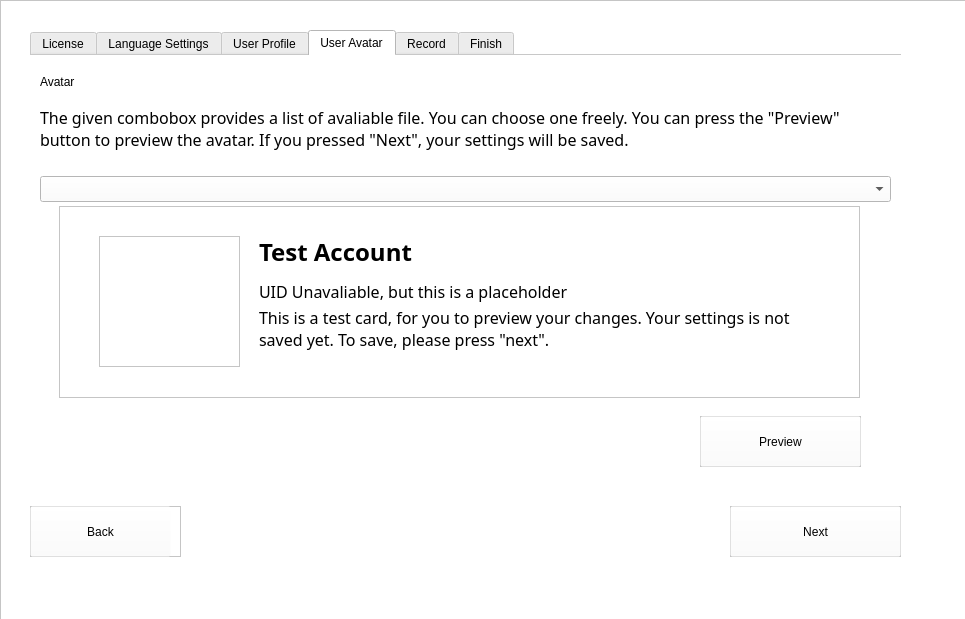
<?xml version="1.0" encoding="UTF-8"?>
<ui version="4.0">
 <class>MainWindow</class>
 <widget class="QMainWindow" name="MainWindow">
  <property name="geometry">
   <rect>
    <x>0</x>
    <y>0</y>
    <width>965</width>
    <height>619</height>
   </rect>
  </property>
  <property name="windowTitle">
   <string>Setup Wizard</string>
  </property>
  <property name="styleSheet">
   <string notr="true">background-color: rgb(255, 255, 255);</string>
  </property>
  <widget class="QWidget" name="centralwidget">
   <widget class="QGraphicsView" name="background">
    <property name="geometry">
     <rect>
      <x>0</x>
      <y>0</y>
      <width>971</width>
      <height>641</height>
     </rect>
    </property>
    <property name="styleSheet">
     <string notr="true">border-image: url(:/pictures/resources/bg.png);</string>
    </property>
   </widget>
   <widget class="QTabWidget" name="frame">
    <property name="geometry">
     <rect>
      <x>30</x>
      <y>30</y>
      <width>871</width>
      <height>541</height>
     </rect>
    </property>
    <property name="styleSheet">
     <string notr="true">border-color: rgba(255, 255, 255, 0);
alternate-background-color: rgb(255, 255, 255);
gridline-color: rgb(255, 255, 255);</string>
    </property>
    <property name="currentIndex">
     <number>3</number>
    </property>
    <property name="documentMode">
     <bool>true</bool>
    </property>
    <property name="tabBarAutoHide">
     <bool>true</bool>
    </property>
    <widget class="QWidget" name="tab">
     <attribute name="title">
      <string>License</string>
     </attribute>
     <widget class="QLabel" name="title_1">
      <property name="geometry">
       <rect>
        <x>10</x>
        <y>10</y>
        <width>851</width>
        <height>31</height>
       </rect>
      </property>
      <property name="styleSheet">
       <string notr="true">color: rgb(0, 0, 0);
font: 700 20pt &quot;思源黑体&quot;;</string>
      </property>
      <property name="text">
       <string>License</string>
      </property>
     </widget>
     <widget class="QLabel" name="instruction_1">
      <property name="geometry">
       <rect>
        <x>10</x>
        <y>50</y>
        <width>861</width>
        <height>121</height>
       </rect>
      </property>
      <property name="toolTipDuration">
       <number>2</number>
      </property>
      <property name="styleSheet">
       <string notr="true">color: rgb(0, 0, 0);
font: 12pt &quot;思源黑体&quot;;</string>
      </property>
      <property name="text">
       <string>Once you clicked next you agree with this license. Please note that all the chracter and weapon pictures is not part of this project. They belongs to BWIKI of Genshin Impact, which is not allowed for commercial use. If you reject any part of the licence or word in this sentence, juet close the window.</string>
      </property>
      <property name="alignment">
       <set>Qt::AlignLeading|Qt::AlignLeft|Qt::AlignTop</set>
      </property>
      <property name="wordWrap">
       <bool>true</bool>
      </property>
     </widget>
     <widget class="QTextBrowser" name="license_browser">
      <property name="geometry">
       <rect>
        <x>10</x>
        <y>170</y>
        <width>861</width>
        <height>281</height>
       </rect>
      </property>
      <property name="styleSheet">
       <string notr="true">color: rgb(33, 150, 243);</string>
      </property>
      <property name="source">
       <url>
        <string>qrc:/docs/resources/license</string>
       </url>
      </property>
     </widget>
     <widget class="QGraphicsView" name="next_from_page_one">
      <property name="geometry">
       <rect>
        <x>700</x>
        <y>450</y>
        <width>171</width>
        <height>51</height>
       </rect>
      </property>
      <property name="styleSheet">
       <string notr="true">border-image: url(:/pictures/resources/pushbutton_language.png);</string>
      </property>
     </widget>
     <widget class="QPushButton" name="next_page_from_page_one_button">
      <property name="geometry">
       <rect>
        <x>700</x>
        <y>450</y>
        <width>171</width>
        <height>51</height>
       </rect>
      </property>
      <property name="styleSheet">
       <string notr="true">font: 12pt &quot;思源黑体&quot;;
background-color: rgba(255, 255, 255, 0);
border-color: rgba(255, 255, 255, 0);
color: rgb(0, 0, 0);</string>
      </property>
      <property name="text">
       <string>Next</string>
      </property>
     </widget>
     <zorder>title_1</zorder>
     <zorder>instruction_1</zorder>
     <zorder>next_from_page_one</zorder>
     <zorder>license_browser</zorder>
     <zorder>next_page_from_page_one_button</zorder>
    </widget>
    <widget class="QWidget" name="tab_2">
     <attribute name="title">
      <string>Language Settings</string>
     </attribute>
     <widget class="QLabel" name="title_2">
      <property name="geometry">
       <rect>
        <x>10</x>
        <y>10</y>
        <width>851</width>
        <height>51</height>
       </rect>
      </property>
      <property name="styleSheet">
       <string notr="true">color: rgb(0, 0, 0);
font: 700 20pt &quot;思源黑体&quot;;</string>
      </property>
      <property name="text">
       <string>Language Settings</string>
      </property>
     </widget>
     <widget class="QLabel" name="instruction_2">
      <property name="geometry">
       <rect>
        <x>10</x>
        <y>60</y>
        <width>861</width>
        <height>121</height>
       </rect>
      </property>
      <property name="toolTipDuration">
       <number>2</number>
      </property>
      <property name="styleSheet">
       <string notr="true">color: rgb(0, 0, 0);
font: 12pt &quot;思源黑体&quot;;</string>
      </property>
      <property name="text">
       <string>The language setting should be the same as your system. However, we only support English and Chinese. If your system preferred language is neither English nor Chinese, a fallback expected.</string>
      </property>
      <property name="alignment">
       <set>Qt::AlignLeading|Qt::AlignLeft|Qt::AlignTop</set>
      </property>
      <property name="wordWrap">
       <bool>true</bool>
      </property>
     </widget>
     <widget class="QGraphicsView" name="next_from_page_two">
      <property name="geometry">
       <rect>
        <x>700</x>
        <y>450</y>
        <width>171</width>
        <height>51</height>
       </rect>
      </property>
      <property name="styleSheet">
       <string notr="true">border-image: url(:/pictures/resources/pushbutton_language.png);</string>
      </property>
     </widget>
     <widget class="QPushButton" name="next_page_from_page_two_button">
      <property name="geometry">
       <rect>
        <x>700</x>
        <y>450</y>
        <width>171</width>
        <height>51</height>
       </rect>
      </property>
      <property name="styleSheet">
       <string notr="true">font: 12pt &quot;思源黑体&quot;;
background-color: rgba(255, 255, 255, 0);
border-color: rgba(255, 255, 255, 0);
color: rgb(0, 0, 0);</string>
      </property>
      <property name="text">
       <string>Next</string>
      </property>
     </widget>
     <widget class="QGraphicsView" name="back_to_page_one_bg">
      <property name="geometry">
       <rect>
        <x>0</x>
        <y>450</y>
        <width>151</width>
        <height>51</height>
       </rect>
      </property>
      <property name="styleSheet">
       <string notr="true">border-image: url(:/pictures/resources/pushbutton_back.png);</string>
      </property>
     </widget>
     <widget class="QPushButton" name="previous_page_from_page_two_button">
      <property name="geometry">
       <rect>
        <x>0</x>
        <y>450</y>
        <width>141</width>
        <height>51</height>
       </rect>
      </property>
      <property name="styleSheet">
       <string notr="true">font: 12pt &quot;思源黑体&quot;;
background-color: rgba(255, 255, 255, 0);
border-color: rgba(255, 255, 255, 0);
color: rgb(0, 0, 0);</string>
      </property>
      <property name="text">
       <string>Back</string>
      </property>
     </widget>
     <zorder>next_from_page_two</zorder>
     <zorder>title_2</zorder>
     <zorder>instruction_2</zorder>
     <zorder>next_page_from_page_two_button</zorder>
     <zorder>back_to_page_one_bg</zorder>
     <zorder>previous_page_from_page_two_button</zorder>
    </widget>
    <widget class="QWidget" name="tab_3">
     <attribute name="title">
      <string>User Profile</string>
     </attribute>
     <widget class="QLabel" name="title_3">
      <property name="geometry">
       <rect>
        <x>10</x>
        <y>0</y>
        <width>851</width>
        <height>51</height>
       </rect>
      </property>
      <property name="styleSheet">
       <string notr="true">color: rgb(0, 0, 0);
font: 700 20pt &quot;思源黑体&quot;;</string>
      </property>
      <property name="text">
       <string>User Profile</string>
      </property>
     </widget>
     <widget class="QLabel" name="instruction_3">
      <property name="geometry">
       <rect>
        <x>10</x>
        <y>50</y>
        <width>861</width>
        <height>121</height>
       </rect>
      </property>
      <property name="toolTipDuration">
       <number>2</number>
      </property>
      <property name="styleSheet">
       <string notr="true">color: rgb(0, 0, 0);
font: 12pt &quot;思源黑体&quot;;</string>
      </property>
      <property name="text">
       <string>Please enter your basic user profile here. Please note that we do not use your information to get any data. The information you enter are only for displaying.</string>
      </property>
      <property name="alignment">
       <set>Qt::AlignLeading|Qt::AlignLeft|Qt::AlignTop</set>
      </property>
      <property name="wordWrap">
       <bool>true</bool>
      </property>
     </widget>
     <widget class="QLineEdit" name="input_username">
      <property name="geometry">
       <rect>
        <x>130</x>
        <y>110</y>
        <width>601</width>
        <height>27</height>
       </rect>
      </property>
      <property name="styleSheet">
       <string notr="true">border-color: rgb(149, 202, 243);
</string>
      </property>
     </widget>
     <widget class="QLabel" name="instruction_4">
      <property name="geometry">
       <rect>
        <x>10</x>
        <y>110</y>
        <width>121</width>
        <height>31</height>
       </rect>
      </property>
      <property name="toolTipDuration">
       <number>2</number>
      </property>
      <property name="styleSheet">
       <string notr="true">color: rgb(0, 0, 0);
font: 12pt &quot;思源黑体&quot;;</string>
      </property>
      <property name="text">
       <string>Username:</string>
      </property>
      <property name="alignment">
       <set>Qt::AlignLeading|Qt::AlignLeft|Qt::AlignTop</set>
      </property>
      <property name="wordWrap">
       <bool>true</bool>
      </property>
     </widget>
     <widget class="QLabel" name="instruction_5">
      <property name="geometry">
       <rect>
        <x>10</x>
        <y>140</y>
        <width>121</width>
        <height>31</height>
       </rect>
      </property>
      <property name="toolTipDuration">
       <number>2</number>
      </property>
      <property name="styleSheet">
       <string notr="true">color: rgb(0, 0, 0);
font: 12pt &quot;思源黑体&quot;;</string>
      </property>
      <property name="text">
       <string>UID:</string>
      </property>
      <property name="alignment">
       <set>Qt::AlignLeading|Qt::AlignLeft|Qt::AlignTop</set>
      </property>
      <property name="wordWrap">
       <bool>true</bool>
      </property>
     </widget>
     <widget class="QLineEdit" name="input_uid">
      <property name="geometry">
       <rect>
        <x>130</x>
        <y>140</y>
        <width>601</width>
        <height>27</height>
       </rect>
      </property>
      <property name="styleSheet">
       <string notr="true">border-color: rgb(149, 202, 243);
</string>
      </property>
     </widget>
     <widget class="QLabel" name="instruction_6">
      <property name="geometry">
       <rect>
        <x>10</x>
        <y>170</y>
        <width>121</width>
        <height>31</height>
       </rect>
      </property>
      <property name="toolTipDuration">
       <number>2</number>
      </property>
      <property name="styleSheet">
       <string notr="true">color: rgb(0, 0, 0);
font: 12pt &quot;思源黑体&quot;;</string>
      </property>
      <property name="text">
       <string>Signature:</string>
      </property>
      <property name="alignment">
       <set>Qt::AlignLeading|Qt::AlignLeft|Qt::AlignTop</set>
      </property>
      <property name="wordWrap">
       <bool>true</bool>
      </property>
     </widget>
     <widget class="QLineEdit" name="input_signature">
      <property name="geometry">
       <rect>
        <x>130</x>
        <y>170</y>
        <width>601</width>
        <height>27</height>
       </rect>
      </property>
      <property name="styleSheet">
       <string notr="true">border-color: rgb(149, 202, 243);
</string>
      </property>
     </widget>
     <widget class="QPushButton" name="previous_page_from_page_three_button">
      <property name="geometry">
       <rect>
        <x>0</x>
        <y>450</y>
        <width>141</width>
        <height>51</height>
       </rect>
      </property>
      <property name="styleSheet">
       <string notr="true">font: 12pt &quot;思源黑体&quot;;
background-color: rgba(255, 255, 255, 0);
border-color: rgba(255, 255, 255, 0);
color: rgb(0, 0, 0);</string>
      </property>
      <property name="text">
       <string>Back</string>
      </property>
     </widget>
     <widget class="QGraphicsView" name="back_to_page_two_bg">
      <property name="geometry">
       <rect>
        <x>0</x>
        <y>450</y>
        <width>151</width>
        <height>51</height>
       </rect>
      </property>
      <property name="styleSheet">
       <string notr="true">border-image: url(:/pictures/resources/pushbutton_back.png);</string>
      </property>
     </widget>
     <widget class="QGraphicsView" name="next_from_page_three">
      <property name="geometry">
       <rect>
        <x>700</x>
        <y>450</y>
        <width>171</width>
        <height>51</height>
       </rect>
      </property>
      <property name="styleSheet">
       <string notr="true">border-image: url(:/pictures/resources/pushbutton_language.png);</string>
      </property>
     </widget>
     <widget class="QPushButton" name="next_page_from_page_three_button">
      <property name="geometry">
       <rect>
        <x>700</x>
        <y>450</y>
        <width>171</width>
        <height>51</height>
       </rect>
      </property>
      <property name="styleSheet">
       <string notr="true">font: 12pt &quot;思源黑体&quot;;
background-color: rgba(255, 255, 255, 0);
border-color: rgba(255, 255, 255, 0);
color: rgb(0, 0, 0);</string>
      </property>
      <property name="text">
       <string>Next</string>
      </property>
     </widget>
     <zorder>back_to_page_two_bg</zorder>
     <zorder>title_3</zorder>
     <zorder>instruction_3</zorder>
     <zorder>instruction_4</zorder>
     <zorder>instruction_5</zorder>
     <zorder>input_username</zorder>
     <zorder>input_uid</zorder>
     <zorder>instruction_6</zorder>
     <zorder>input_signature</zorder>
     <zorder>previous_page_from_page_three_button</zorder>
     <zorder>next_from_page_three</zorder>
     <zorder>next_page_from_page_three_button</zorder>
    </widget>
    <widget class="QWidget" name="tab_4">
     <attribute name="title">
      <string>User Avatar</string>
     </attribute>
     <widget class="QLabel" name="title_4">
      <property name="geometry">
       <rect>
        <x>10</x>
        <y>0</y>
        <width>851</width>
        <height>51</height>
       </rect>
      </property>
      <property name="styleSheet">
       <string notr="true">color: rgb(0, 0, 0);
font: 700 20pt &quot;思源黑体&quot;;</string>
      </property>
      <property name="text">
       <string>Avatar</string>
      </property>
     </widget>
     <widget class="QGraphicsView" name="back_to_page_three_bg">
      <property name="geometry">
       <rect>
        <x>0</x>
        <y>450</y>
        <width>151</width>
        <height>51</height>
       </rect>
      </property>
      <property name="styleSheet">
       <string notr="true">border-image: url(:/pictures/resources/pushbutton_back.png);</string>
      </property>
     </widget>
     <widget class="QPushButton" name="previous_page_from_page_four_button">
      <property name="geometry">
       <rect>
        <x>0</x>
        <y>450</y>
        <width>141</width>
        <height>51</height>
       </rect>
      </property>
      <property name="styleSheet">
       <string notr="true">font: 12pt &quot;思源黑体&quot;;
background-color: rgba(255, 255, 255, 0);
border-color: rgba(255, 255, 255, 0);
color: rgb(0, 0, 0);</string>
      </property>
      <property name="text">
       <string>Back</string>
      </property>
     </widget>
     <widget class="QGraphicsView" name="next_from_page_four">
      <property name="geometry">
       <rect>
        <x>700</x>
        <y>450</y>
        <width>171</width>
        <height>51</height>
       </rect>
      </property>
      <property name="styleSheet">
       <string notr="true">border-image: url(:/pictures/resources/pushbutton_language.png);</string>
      </property>
     </widget>
     <widget class="QPushButton" name="next_page_from_page_four_button">
      <property name="geometry">
       <rect>
        <x>700</x>
        <y>450</y>
        <width>171</width>
        <height>51</height>
       </rect>
      </property>
      <property name="styleSheet">
       <string notr="true">font: 12pt &quot;思源黑体&quot;;
background-color: rgba(255, 255, 255, 0);
border-color: rgba(255, 255, 255, 0);
color: rgb(0, 0, 0);</string>
      </property>
      <property name="text">
       <string>Next</string>
      </property>
     </widget>
     <widget class="QLabel" name="avatar_select">
      <property name="geometry">
       <rect>
        <x>110</x>
        <y>70</y>
        <width>751</width>
        <height>31</height>
       </rect>
      </property>
      <property name="toolTipDuration">
       <number>2</number>
      </property>
      <property name="styleSheet">
       <string notr="true">color: rgb(0, 0, 0);
font: 12pt &quot;思源黑体&quot;;</string>
      </property>
      <property name="text">
       <string/>
      </property>
      <property name="alignment">
       <set>Qt::AlignLeading|Qt::AlignLeft|Qt::AlignTop</set>
      </property>
      <property name="wordWrap">
       <bool>true</bool>
      </property>
     </widget>
     <widget class="QLabel" name="label_2">
      <property name="geometry">
       <rect>
        <x>10</x>
        <y>50</y>
        <width>851</width>
        <height>61</height>
       </rect>
      </property>
      <property name="font">
       <font>
        <family>思源黑体</family>
        <pointsize>12</pointsize>
       </font>
      </property>
      <property name="styleSheet">
       <string notr="true">color: rgb(0, 0, 0);</string>
      </property>
      <property name="text">
       <string>The given combobox provides a list of avaliable file. You can choose one freely. You can press the &quot;Preview&quot; button to preview the avatar. If you pressed &quot;Next&quot;, your settings will be saved.</string>
      </property>
      <property name="alignment">
       <set>Qt::AlignLeading|Qt::AlignLeft|Qt::AlignTop</set>
      </property>
      <property name="wordWrap">
       <bool>true</bool>
      </property>
     </widget>
     <widget class="QLabel" name="username">
      <property name="geometry">
       <rect>
        <x>229</x>
        <y>180</y>
        <width>551</width>
        <height>31</height>
       </rect>
      </property>
      <property name="font">
       <font>
        <family>思源黑体</family>
        <pointsize>18</pointsize>
        <bold>true</bold>
       </font>
      </property>
      <property name="styleSheet">
       <string notr="true">color: rgb(0, 0, 0);</string>
      </property>
      <property name="text">
       <string>Test Account</string>
      </property>
     </widget>
     <widget class="QGraphicsView" name="graphicsView_3">
      <property name="geometry">
       <rect>
        <x>29</x>
        <y>150</y>
        <width>801</width>
        <height>192</height>
       </rect>
      </property>
      <property name="styleSheet">
       <string notr="true">border-image: url(:/pictures/resources/avatar_preview_card.png);</string>
      </property>
     </widget>
     <widget class="QLabel" name="uid">
      <property name="geometry">
       <rect>
        <x>229</x>
        <y>220</y>
        <width>501</width>
        <height>31</height>
       </rect>
      </property>
      <property name="font">
       <font>
        <family>思源黑体</family>
        <pointsize>12</pointsize>
        <bold>false</bold>
       </font>
      </property>
      <property name="styleSheet">
       <string notr="true">color: rgb(0, 0, 0);</string>
      </property>
      <property name="text">
       <string>UID Unavaliable, but this is a placeholder</string>
      </property>
     </widget>
     <widget class="QLabel" name="sign">
      <property name="geometry">
       <rect>
        <x>229</x>
        <y>250</y>
        <width>561</width>
        <height>61</height>
       </rect>
      </property>
      <property name="font">
       <font>
        <family>思源黑体</family>
        <pointsize>12</pointsize>
       </font>
      </property>
      <property name="styleSheet">
       <string notr="true">color: rgb(0, 0, 0);</string>
      </property>
      <property name="text">
       <string>This is a test card, for you to preview your changes. Your settings is not saved yet. To save, please press &quot;next&quot;.</string>
      </property>
      <property name="alignment">
       <set>Qt::AlignLeading|Qt::AlignLeft|Qt::AlignTop</set>
      </property>
      <property name="wordWrap">
       <bool>true</bool>
      </property>
     </widget>
     <widget class="QGraphicsView" name="user_avatar_preview">
      <property name="geometry">
       <rect>
        <x>69</x>
        <y>180</y>
        <width>141</width>
        <height>131</height>
       </rect>
      </property>
      <property name="styleSheet">
       <string notr="true">border-image: url(:/characters/resources/rectangle/unknown_placeholder_256px.png);</string>
      </property>
     </widget>
     <widget class="QGraphicsView" name="preview_avatar_bg">
      <property name="geometry">
       <rect>
        <x>670</x>
        <y>360</y>
        <width>161</width>
        <height>51</height>
       </rect>
      </property>
      <property name="styleSheet">
       <string notr="true">border-image: url(:/pictures/resources/pushbutton_language.png);</string>
      </property>
     </widget>
     <widget class="QPushButton" name="preview_avatar">
      <property name="geometry">
       <rect>
        <x>670</x>
        <y>360</y>
        <width>161</width>
        <height>51</height>
       </rect>
      </property>
      <property name="styleSheet">
       <string notr="true">color: rgb(0, 0, 0);
font: 12pt &quot;思源黑体&quot;;
background-color: rgba(255, 255, 255, 0);</string>
      </property>
      <property name="text">
       <string>Preview</string>
      </property>
     </widget>
     <widget class="QComboBox" name="avatar_selecter">
      <property name="geometry">
       <rect>
        <x>10</x>
        <y>120</y>
        <width>851</width>
        <height>26</height>
       </rect>
      </property>
      <property name="styleSheet">
       <string notr="true">font: 12pt &quot;Consolas&quot;;</string>
      </property>
     </widget>
     <zorder>graphicsView_3</zorder>
     <zorder>uid</zorder>
     <zorder>sign</zorder>
     <zorder>title_4</zorder>
     <zorder>back_to_page_three_bg</zorder>
     <zorder>previous_page_from_page_four_button</zorder>
     <zorder>next_from_page_four</zorder>
     <zorder>next_page_from_page_four_button</zorder>
     <zorder>avatar_select</zorder>
     <zorder>label_2</zorder>
     <zorder>username</zorder>
     <zorder>user_avatar_preview</zorder>
     <zorder>preview_avatar_bg</zorder>
     <zorder>preview_avatar</zorder>
     <zorder>avatar_selecter</zorder>
    </widget>
    <widget class="QWidget" name="tab_5">
     <attribute name="title">
      <string>Record</string>
     </attribute>
     <widget class="QLabel" name="title_5">
      <property name="geometry">
       <rect>
        <x>10</x>
        <y>0</y>
        <width>851</width>
        <height>51</height>
       </rect>
      </property>
      <property name="styleSheet">
       <string notr="true">color: rgb(0, 0, 0);
font: 700 20pt &quot;思源黑体&quot;;</string>
      </property>
      <property name="text">
       <string>Record</string>
      </property>
     </widget>
     <widget class="QLabel" name="instruction_8">
      <property name="geometry">
       <rect>
        <x>10</x>
        <y>40</y>
        <width>861</width>
        <height>81</height>
       </rect>
      </property>
      <property name="toolTipDuration">
       <number>2</number>
      </property>
      <property name="styleSheet">
       <string notr="true">color: rgb(0, 0, 0);
font: 12pt &quot;思源黑体&quot;;</string>
      </property>
      <property name="text">
       <string>In this section you are going to enter your wish record. Please enter that in the new window. If there is no new window pop out, please find it in your task bar. If there is still nothing, simply open &quot;record-upd.exe&quot;</string>
      </property>
      <property name="alignment">
       <set>Qt::AlignLeading|Qt::AlignLeft|Qt::AlignTop</set>
      </property>
      <property name="wordWrap">
       <bool>true</bool>
      </property>
     </widget>
     <widget class="QPushButton" name="previous_page_from_page_five_button">
      <property name="geometry">
       <rect>
        <x>0</x>
        <y>450</y>
        <width>141</width>
        <height>51</height>
       </rect>
      </property>
      <property name="styleSheet">
       <string notr="true">font: 12pt &quot;思源黑体&quot;;
background-color: rgba(255, 255, 255, 0);
border-color: rgba(255, 255, 255, 0);
color: rgb(0, 0, 0);</string>
      </property>
      <property name="text">
       <string>Back</string>
      </property>
     </widget>
     <widget class="QGraphicsView" name="back_to_page_four_bg">
      <property name="geometry">
       <rect>
        <x>0</x>
        <y>450</y>
        <width>151</width>
        <height>51</height>
       </rect>
      </property>
      <property name="styleSheet">
       <string notr="true">border-image: url(:/pictures/resources/pushbutton_back.png);</string>
      </property>
     </widget>
     <widget class="QGraphicsView" name="next_from_page_five">
      <property name="geometry">
       <rect>
        <x>700</x>
        <y>450</y>
        <width>171</width>
        <height>51</height>
       </rect>
      </property>
      <property name="styleSheet">
       <string notr="true">border-image: url(:/pictures/resources/pushbutton_language.png);</string>
      </property>
     </widget>
     <widget class="QPushButton" name="next_page_from_page_five_button">
      <property name="geometry">
       <rect>
        <x>700</x>
        <y>450</y>
        <width>171</width>
        <height>51</height>
       </rect>
      </property>
      <property name="styleSheet">
       <string notr="true">font: 12pt &quot;思源黑体&quot;;
background-color: rgba(255, 255, 255, 0);
border-color: rgba(255, 255, 255, 0);
color: rgb(0, 0, 0);</string>
      </property>
      <property name="text">
       <string>Next</string>
      </property>
     </widget>
     <zorder>back_to_page_four_bg</zorder>
     <zorder>title_5</zorder>
     <zorder>instruction_8</zorder>
     <zorder>previous_page_from_page_five_button</zorder>
     <zorder>next_from_page_five</zorder>
     <zorder>next_page_from_page_five_button</zorder>
    </widget>
    <widget class="QWidget" name="tab_6">
     <attribute name="title">
      <string>Finish</string>
     </attribute>
     <widget class="QLabel" name="title_6">
      <property name="geometry">
       <rect>
        <x>10</x>
        <y>0</y>
        <width>851</width>
        <height>51</height>
       </rect>
      </property>
      <property name="styleSheet">
       <string notr="true">color: rgb(0, 0, 0);
font: 700 20pt &quot;思源黑体&quot;;</string>
      </property>
      <property name="text">
       <string>Finish</string>
      </property>
     </widget>
     <widget class="QLabel" name="instruction_9">
      <property name="geometry">
       <rect>
        <x>10</x>
        <y>40</y>
        <width>861</width>
        <height>81</height>
       </rect>
      </property>
      <property name="toolTipDuration">
       <number>2</number>
      </property>
      <property name="styleSheet">
       <string notr="true">color: rgb(0, 0, 0);
font: 12pt &quot;思源黑体&quot;;</string>
      </property>
      <property name="text">
       <string>That is end of the setup. Please click &quot;next&quot; to start to use, if you wish to change your settings, please click &quot;back&quot;.</string>
      </property>
      <property name="alignment">
       <set>Qt::AlignLeading|Qt::AlignLeft|Qt::AlignTop</set>
      </property>
      <property name="wordWrap">
       <bool>true</bool>
      </property>
     </widget>
     <widget class="QPushButton" name="previous_page_from_page_six_button">
      <property name="geometry">
       <rect>
        <x>0</x>
        <y>450</y>
        <width>141</width>
        <height>51</height>
       </rect>
      </property>
      <property name="styleSheet">
       <string notr="true">font: 12pt &quot;思源黑体&quot;;
background-color: rgba(255, 255, 255, 0);
border-color: rgba(255, 255, 255, 0);
color: rgb(0, 0, 0);</string>
      </property>
      <property name="text">
       <string>Back</string>
      </property>
     </widget>
     <widget class="QGraphicsView" name="back_to_page_five_bg">
      <property name="geometry">
       <rect>
        <x>0</x>
        <y>450</y>
        <width>151</width>
        <height>51</height>
       </rect>
      </property>
      <property name="styleSheet">
       <string notr="true">border-image: url(:/pictures/resources/pushbutton_back.png);</string>
      </property>
     </widget>
     <widget class="QGraphicsView" name="next_from_page_six">
      <property name="geometry">
       <rect>
        <x>700</x>
        <y>450</y>
        <width>171</width>
        <height>51</height>
       </rect>
      </property>
      <property name="styleSheet">
       <string notr="true">border-image: url(:/pictures/resources/pushbutton_language.png);</string>
      </property>
     </widget>
     <widget class="QPushButton" name="next_page_from_page_six_button">
      <property name="geometry">
       <rect>
        <x>700</x>
        <y>450</y>
        <width>171</width>
        <height>51</height>
       </rect>
      </property>
      <property name="styleSheet">
       <string notr="true">font: 12pt &quot;思源黑体&quot;;
background-color: rgba(255, 255, 255, 0);
border-color: rgba(255, 255, 255, 0);
color: rgb(0, 0, 0);</string>
      </property>
      <property name="text">
       <string>Next</string>
      </property>
     </widget>
     <zorder>back_to_page_five_bg</zorder>
     <zorder>title_6</zorder>
     <zorder>instruction_9</zorder>
     <zorder>previous_page_from_page_six_button</zorder>
     <zorder>next_from_page_six</zorder>
     <zorder>next_page_from_page_six_button</zorder>
    </widget>
   </widget>
  </widget>
 </widget>
 <resources/>
 <connections/>
</ui>
